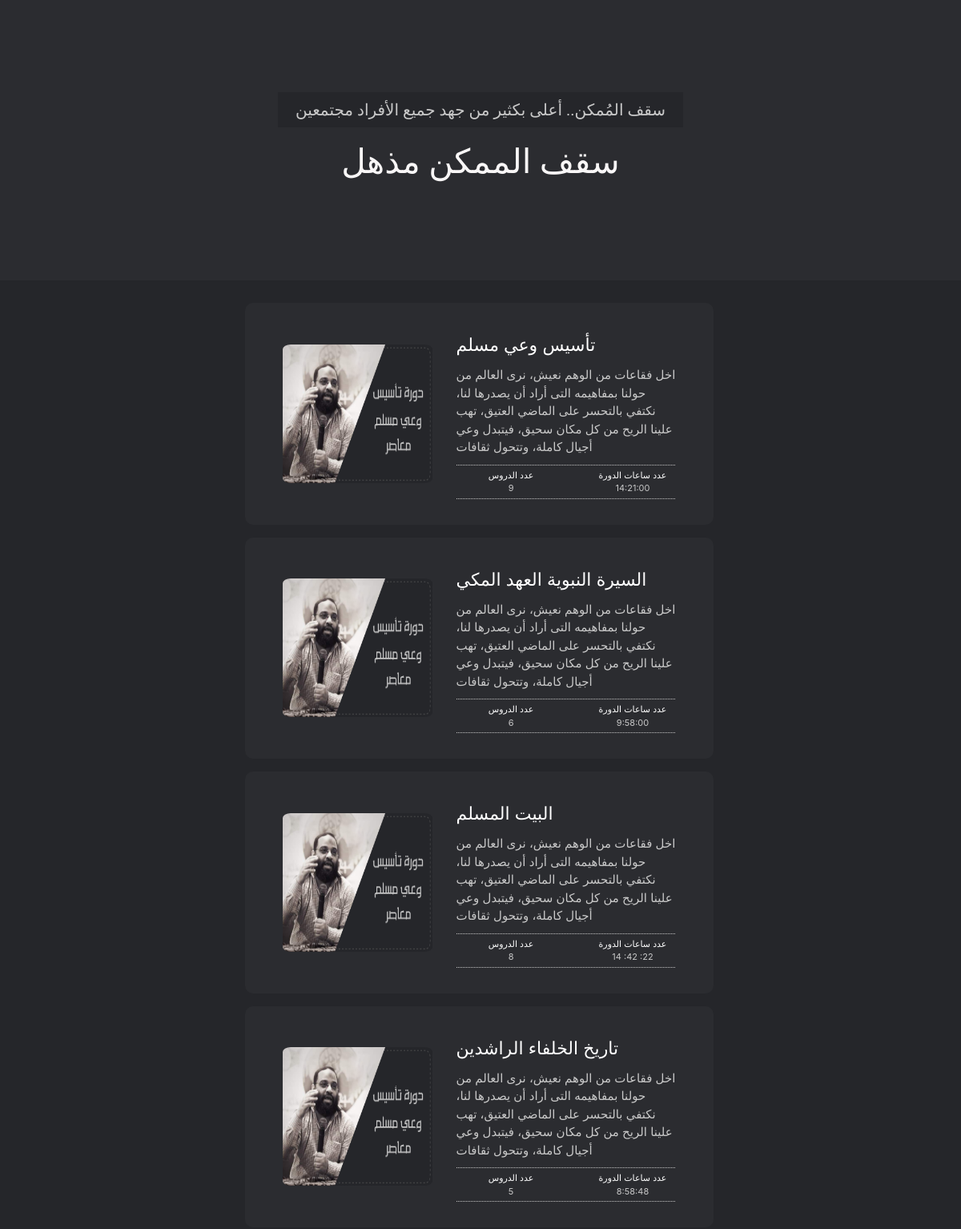
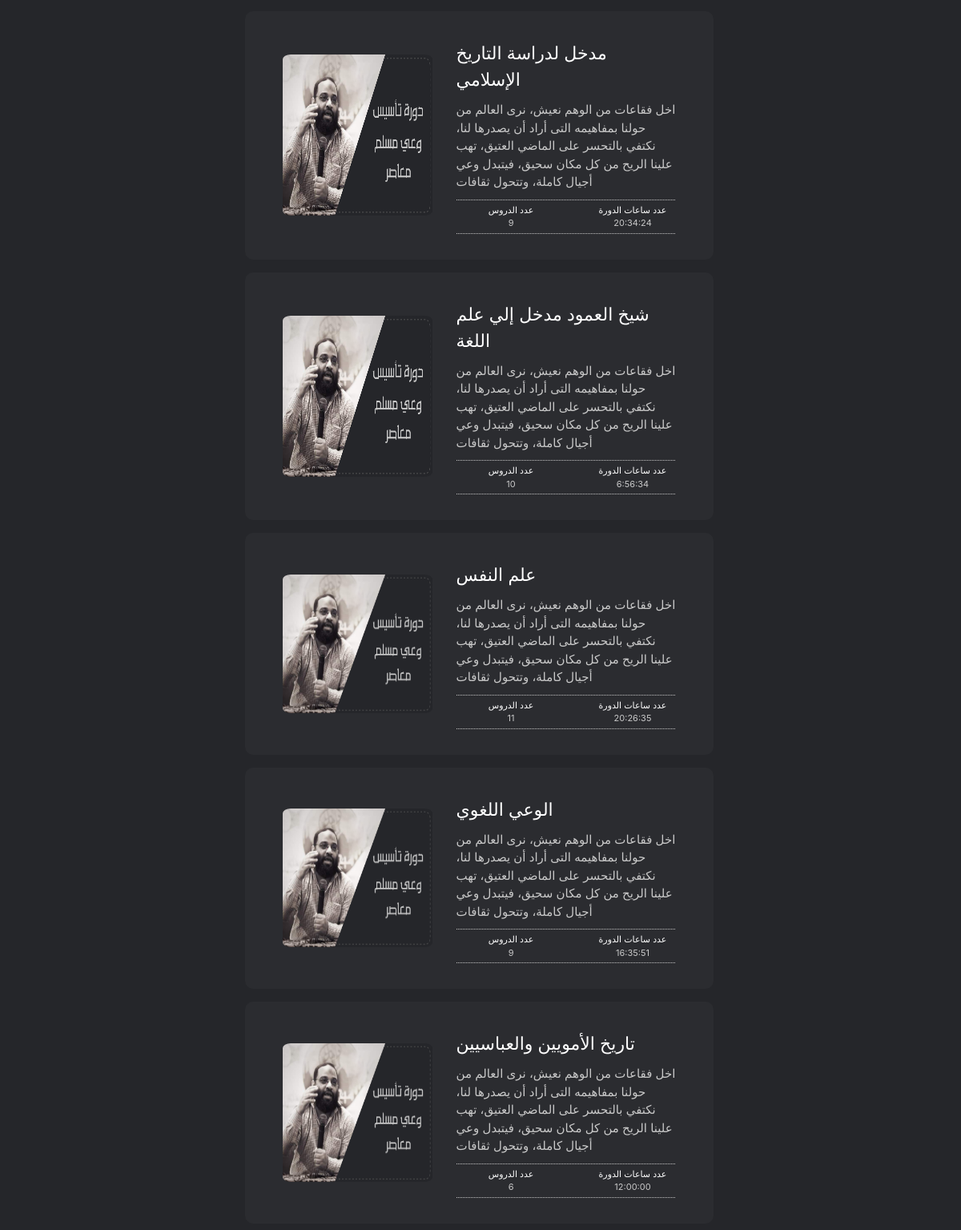
The page /home/completedcourses/ on the database its author committed (2 pictures, top to bottom).
### completedCourses/models.py (models this page shows, shortened)
class course (models.Model):
    course_title = models.CharField(max_length=200)
    course_length = models.CharField(max_length=50)
    course_count = models.IntegerField()
    course_desc = models.CharField(max_length=300)
    categroty = models.CharField(max_length=250,default='',choices=course_cat)

### completedCourses/views.py (the view)
# urls.py: path('completedcourses/', views.completed_courses,name='completedcourses'),
def completed_courses(request):
    completed_courses=course.objects.all()
    context = {'completedcourses':completed_courses}
    return render(request,'completedCourses/courses_page.html',context)

### completedCourses/templates/completedCourses/courses_page.html (shortened to what this page needs)
<html>
    {% load static %}
    <head>
        <link rel="stylesheet" href="{% static '/courses_page.css' %} " >
        <link rel="stylesheet" href="https://maxcdn.bootstrapcdn.com/bootstrap/4.0.0/css/bootstrap.min.css">
    </head>
     <body>
 <div class="container-fluid px-0 top-image justify-content-center ">
           <div class="row no-gutters text-center">
            <div class="col text-center text-col">
                <div class="text_container ">
                    <h2 id="typing" class="text1 align-self-center">
                        سقف المُمكن.. أعلى بكثير من جهد جميع الأفراد مجتمعين
                      </h2>
                      <h1 class="text2 align-self-center" >
                                 سقف الممكن مذهل </h1>
                </div>
            </div>
             </div>
 </div>
 <div class="container-fluid secition2 justify-content-center">
         <div class="row row-2 pr-1 pl-1 mr-1 align-self-center align-content-center justify-content-center" id="row-2">
            {% for data in completedcourses  %}
            <div class="col btn-col pt-2 pb-2" id="btn-col">
              <a class="btn1" href="{% url 'home:categorys' data.categroty  %}">
                             <div class="col-md-5 justify-content-center align-content-center d-flex">
                                 <img class="pt-1 pb-1 align-self-center img-thumb" src="{% static '/imgs/thumb.png' %}" style="width: 100%; height: 85%;">
                             </div>
                             <div class="col-md-7 d-flex">
                                 <div class="course-info align-self-center">
                               <div class="title-text pt-1">
                                   {{data.course_title}}
                             </div>
                             <div class="desc-text">
                                اخل فقاعات من الوهم نعيش، نرى العالم من حولنا بمفاهيمه التى أراد أن يصدرها لنا، نكتفي بالتحسر على الماضي العتيق، تهب علينا الريح من كل مكان سحيق، فيتبدل وعي أجيال كاملة، وتتحول ثقافات
                             </div>
                             <div class="course_info pt-1 pb-1">
                                 <div class="row">
                                     <div class="col">
                                           <div class="course_videos_count text-center">
                                            عدد الدروس
                                           </div>
                                         </div>
                                     <div class="col">
                                        <div class="course_time text-center">
                                        عدد ساعات الدورة
                                    </div>
                                    </div>
                                 </div>
                                 <div class="row">
                                    <div class="col">
                                          <div class="course_videos_number text-center">
                                             {{data.course_count}}
                                         </div>
                                      </div>
                                    <div class="col">
                                       <div class="course_videos_number text-center">
                                         {{data.course_length}}
                                     </div>
                                   </div>
                                   </div>
                             </div>
                            </div>
                             </div>
                            </a>
                           </div>
 {% endfor %}
    </div>
   </div>
  </body>
</html>

### completedCourses/static/courses_page.css (style rules this page uses)
.container-fluid { padding-right:0 !important; padding-left:0 !important; margin-right:auto; margin-left:auto }
.top-image { background-image: url(./imgs/background.png); height: 350px; background-size: 100% 100%; background-repeat: no-repeat; position: cover; display: flex; }
body { text-align: center; background: url(./imgs/background2.png); }
.secition2 { height: auto; padding-top: 20px; display: flex; }
.text-col { align-self: center; padding-top: 5px; padding-bottom: 5px; }
.text1 { color:#c9c9c9; font-size: 20px; background-color: #25262a; padding: 10px 22px 10px 22px; font-family: 'El Messiri', sans-serif; }
.text2 { color:#f9f7f7; padding-top: 10px; font-size: 42px; font-family: 'Jomhuria', cursive; }
.btn1 { background-color: #2b2c30; border-radius: 10px; border-color: #302f2f; border-width: 1px; width: 600px; height:auto ; display: flex; padding: 2rem !important; padding-top: 10px; padding-bottom: 10px; cursor: pointer; text-decoration: none !important; }
.img-thumb { border-radius: 10px !important; }
.row-2 { max-width:75%; height: auto; }
.btn-col { display: flex; justify-content: center; align-items: center; }
a:hover, a:visited, a:link, a:active { text-decoration: none !important; }
.title-text { color: white; font-size: 22px; }
.desc-text { color:#c9c9c9; font-size: 15px; padding-top: 10px; padding-bottom: 10px; text-decoration: none; }
.course_info { border-top: 1px dotted #c5c5c5; border-bottom: 1px dotted #c5c5c5; }
.course_videos_number { color:#c9c9c9; font-size: 11px; }
.course_videos_count { color:white; font-size: 11px; }
.course_time { color:white; font-size: 11px; }
.course-info { height: auto; }
.col { padding-right: 0px !important; max-width: 600px !important; }

### rows shown on the page
course: course_title "تأسيس وعي مسلم", course_count "9", course_length "14:21:00"
course: course_title "السيرة النبوية العهد المكي", course_count "6", course_length "9:58:00"
course: course_title "البيت المسلم", course_count "8", course_length "14 :42 :22"
course: course_title "تاريخ الخلفاء الراشدين", course_count "5", course_length "8:58:48"
course: course_title "مدخل لدراسة التاريخ الإسلامي", course_count "9", course_length "20:34:24"
course: course_title "شيخ العمود مدخل إلي علم اللغة", course_count "10", course_length "6:56:34"
course: course_title "علم النفس", course_count "11", course_length "20:26:35"
course: course_title "الوعي اللغوي", course_count "9", course_length "16:35:51"
course: course_title "تاريخ الأمويين والعباسيين", course_count "6", course_length "12:00:00"
